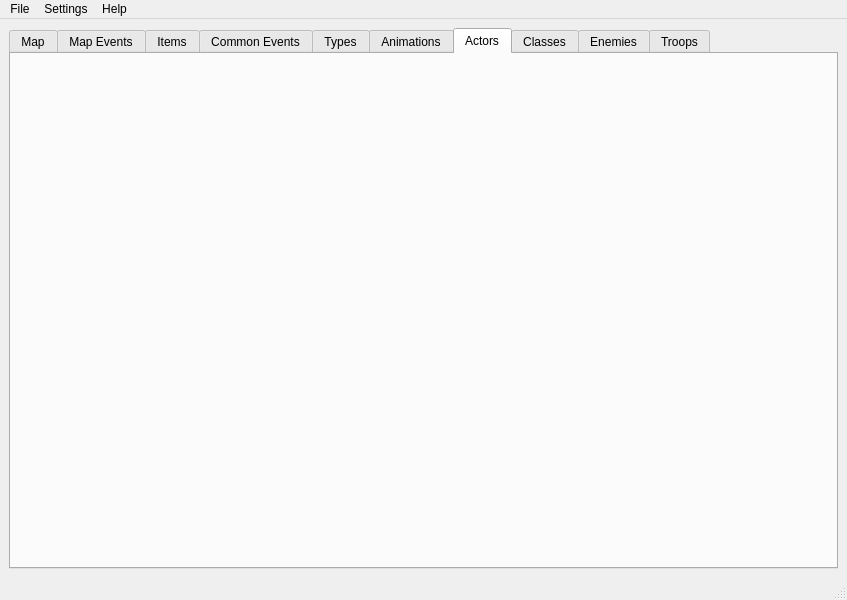
<?xml version="1.0" encoding="UTF-8"?>
<ui version="4.0">
 <class>MainWindow</class>
 <widget class="QMainWindow" name="MainWindow">
  <property name="geometry">
   <rect>
    <x>0</x>
    <y>0</y>
    <width>847</width>
    <height>600</height>
   </rect>
  </property>
  <property name="windowTitle">
   <string>MainWindow</string>
  </property>
  <widget class="QWidget" name="centralWidget">
   <layout class="QVBoxLayout" name="verticalLayout">
    <item>
     <widget class="QTabWidget" name="tabWidget">
      <property name="sizePolicy">
       <sizepolicy hsizetype="Expanding" vsizetype="Expanding">
        <horstretch>0</horstretch>
        <verstretch>0</verstretch>
       </sizepolicy>
      </property>
      <property name="currentIndex">
       <number>6</number>
      </property>
      <widget class="MapTab" name="mapTab">
       <attribute name="title">
        <string>Map</string>
       </attribute>
      </widget>
      <widget class="MapEventsTab" name="mapEventsTab">
       <attribute name="title">
        <string>Map Events</string>
       </attribute>
      </widget>
      <widget class="ItemsTab" name="itemsTab">
       <attribute name="title">
        <string>Items</string>
       </attribute>
      </widget>
      <widget class="CommonEventsTab" name="commonEventsTab">
       <attribute name="title">
        <string>Common Events</string>
       </attribute>
      </widget>
      <widget class="TypesTab" name="typesTab">
       <attribute name="title">
        <string>Types</string>
       </attribute>
      </widget>
      <widget class="AnimationsTab" name="animationTab">
       <attribute name="title">
        <string>Animations</string>
       </attribute>
      </widget>
      <widget class="QWidget" name="actorsTab">
       <attribute name="title">
        <string>Actors</string>
       </attribute>
      </widget>
      <widget class="QWidget" name="classesTab">
       <attribute name="title">
        <string>Classes</string>
       </attribute>
      </widget>
      <widget class="QWidget" name="enemiesTab">
       <attribute name="title">
        <string>Enemies</string>
       </attribute>
      </widget>
      <widget class="QWidget" name="troopsTab">
       <attribute name="title">
        <string>Troops</string>
       </attribute>
      </widget>
     </widget>
    </item>
   </layout>
  </widget>
  <widget class="QMenuBar" name="menuBar">
   <property name="geometry">
    <rect>
     <x>0</x>
     <y>0</y>
     <width>847</width>
     <height>25</height>
    </rect>
   </property>
   <widget class="QMenu" name="menuFile">
    <property name="title">
     <string>File</string>
    </property>
    <addaction name="actionReload_Current_Tab"/>
    <addaction name="actionReload_All"/>
    <addaction name="separator"/>
    <addaction name="actionSave_Current_Tab"/>
    <addaction name="actionSave_All"/>
    <addaction name="separator"/>
    <addaction name="actionExit"/>
   </widget>
   <widget class="QMenu" name="menuSettings">
    <property name="title">
     <string>Settings</string>
    </property>
    <addaction name="actionGamesList"/>
   </widget>
   <widget class="QMenu" name="menuHelp">
    <property name="title">
     <string>Help</string>
    </property>
    <addaction name="actionAboutQt"/>
   </widget>
   <addaction name="menuFile"/>
   <addaction name="menuSettings"/>
   <addaction name="menuHelp"/>
  </widget>
  <widget class="QStatusBar" name="statusBar"/>
  <action name="actionReload_All">
   <property name="text">
    <string>Reload All</string>
   </property>
  </action>
  <action name="actionSave_All">
   <property name="text">
    <string>Save All</string>
   </property>
  </action>
  <action name="actionExit">
   <property name="text">
    <string>Exit</string>
   </property>
   <property name="menuRole">
    <enum>QAction::QuitRole</enum>
   </property>
  </action>
  <action name="actionGamesList">
   <property name="text">
    <string>Games List</string>
   </property>
   <property name="toolTip">
    <string>Games List</string>
   </property>
  </action>
  <action name="actionSave_Current_Tab">
   <property name="text">
    <string>Save Current Tab</string>
   </property>
   <property name="shortcut">
    <string>Ctrl+S</string>
   </property>
  </action>
  <action name="actionReload_Current_Tab">
   <property name="text">
    <string>Reload Current Tab</string>
   </property>
   <property name="shortcut">
    <string>Ctrl+R</string>
   </property>
  </action>
  <action name="actionAboutQt">
   <property name="text">
    <string>About Qt</string>
   </property>
   <property name="toolTip">
    <string>About Qt</string>
   </property>
   <property name="menuRole">
    <enum>QAction::AboutQtRole</enum>
   </property>
  </action>
 </widget>
 <customwidgets>
  <customwidget>
   <class>MapTab</class>
   <extends>QWidget</extends>
   <header>map_tab.hpp</header>
   <container>1</container>
  </customwidget>
  <customwidget>
   <class>MapEventsTab</class>
   <extends>QWidget</extends>
   <header>map_events_tab.hpp</header>
   <container>1</container>
  </customwidget>
  <customwidget>
   <class>ItemsTab</class>
   <extends>QWidget</extends>
   <header>items_tab.hpp</header>
   <container>1</container>
  </customwidget>
  <customwidget>
   <class>AnimationsTab</class>
   <extends>QWidget</extends>
   <header>animations_tab.hpp</header>
   <container>1</container>
  </customwidget>
  <customwidget>
   <class>CommonEventsTab</class>
   <extends>QWidget</extends>
   <header>common_events_tab.hpp</header>
   <container>1</container>
  </customwidget>
  <customwidget>
   <class>TypesTab</class>
   <extends>QWidget</extends>
   <header>types_tab.hpp</header>
   <container>1</container>
  </customwidget>
 </customwidgets>
 <resources/>
 <connections/>
</ui>
